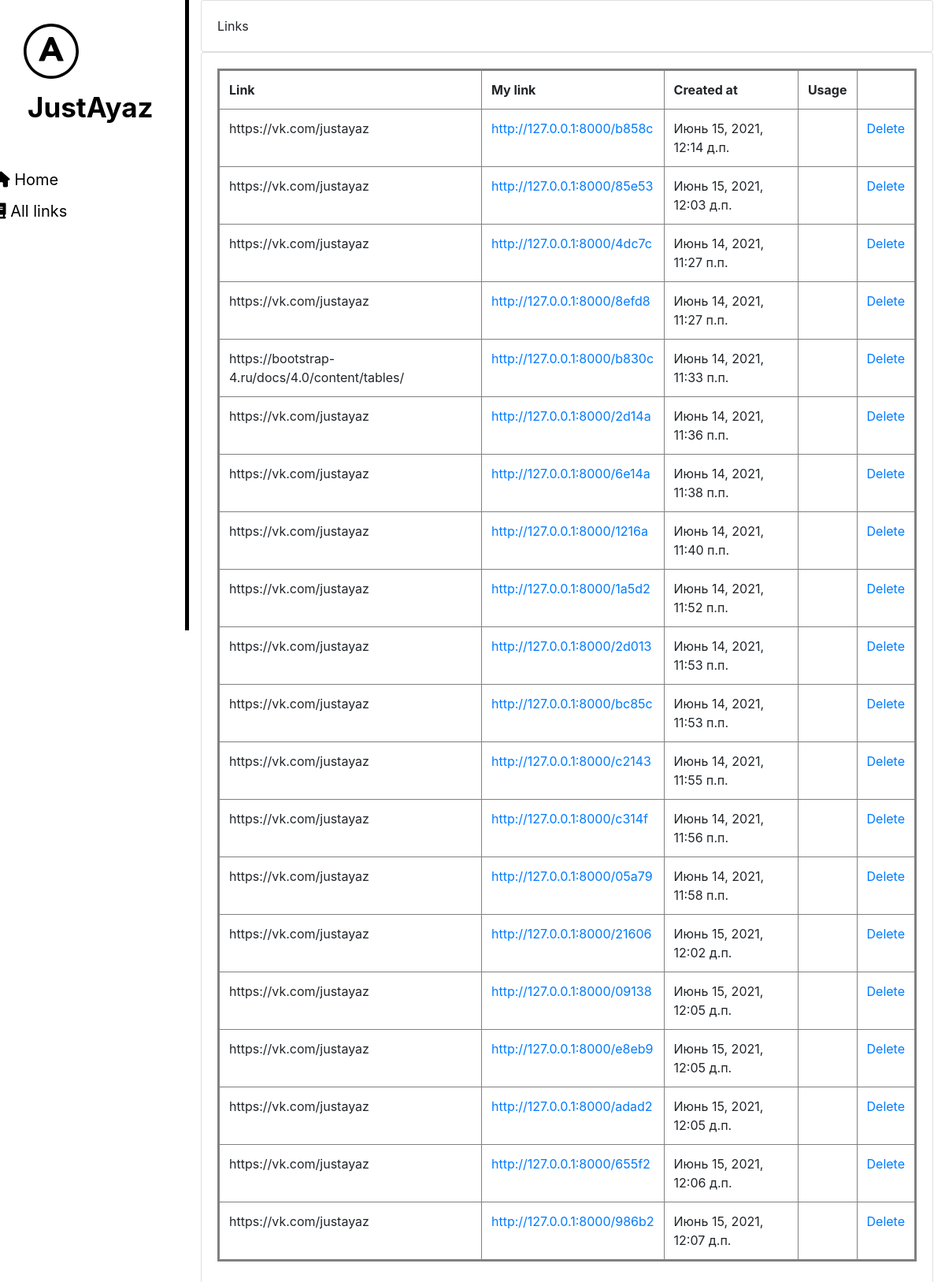
/all/, run on an earlier commit of the app's database.
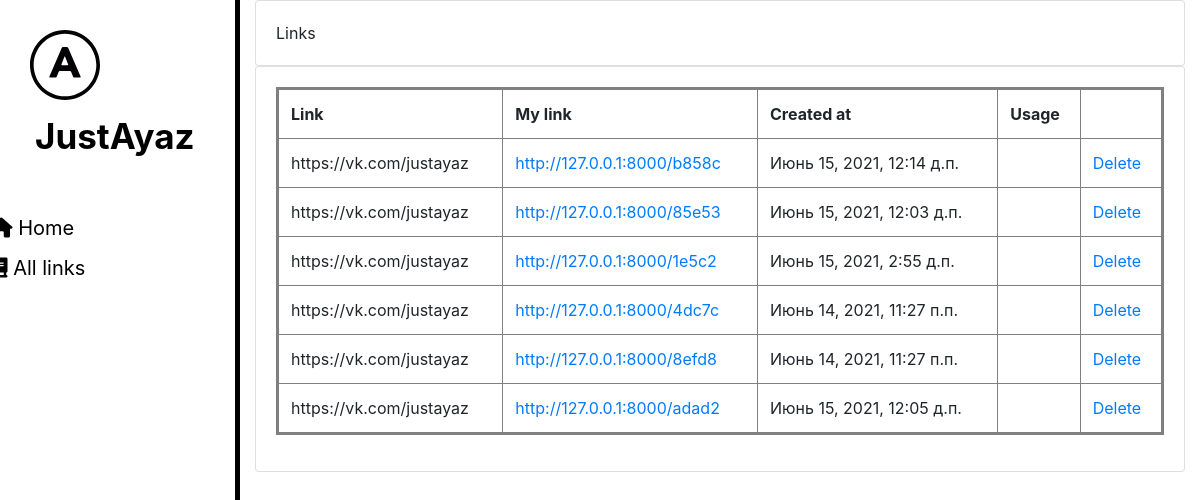
And on a later commit of the database.
### news/models.py (models this page shows, shortened)
class Links(models.Model):
    link = models.CharField(max_length=100, blank=True)
    my_link = models.CharField(max_length=100, blank=True)
    created_at = models.DateTimeField(auto_now_add=True)
    count = models.IntegerField(default=0)

### news/views.py (the view)
# urls.py: path('all/', lib),
def lib(request):
    links = Links.objects.order_by('-count')
    return render(request, 'news/lib2.html', context={'links': links})

### templates/news/lib2.html (shortened to what this page needs)
{% load static %}
<!DOCTYPE html>
<html lang="en">
<head>
    <link rel="stylesheet" href="https://maxcdn.bootstrapcdn.com/bootstrap/4.0.0/css/bootstrap.min.css">
    <link rel="stylesheet" href="{% static 'news/css/news.css' %}">
</head>
<body>
    <aside>
        <img src="{% static 'news/img/logo.svg' %}" alt="Logo">
        <span class = "logo">JustAyaz</span>
        <ul>
            <a href="/"><li><i class="fas fa-home"></i> Home</li></a>
            <a href="/all"><li><i class="fas fa-book"></i> All links</li></a>
        </ul>
    </aside>
    <main>
        <div class="row">
            <div class="col-md">
                <div class="card card-body">
                    Links
                </div>
                <div class="card card-body">
                    <table class="table">
                        <tr>
                            <th>Link</th>
                            <th>My link</th>
                            <th>Created at</th>
                            <th>Usage</th>
                            <th></th>
                        </tr>
                        {% for link in links %}
                            <tr>
                                <td>{{ link.link }}</td>
                                <td><a href="{% url 'open_link' link.my_link %}">http://127.0.0.1:8000/{{ link.my_link }}</a></td>
                                <td>{{ link.created_at }}</td>
                                <td></td>
                                <td><a href="{% url 'delete_link' link.id %}">Delete</a></td>
                            </tr>
                        {% endfor %}
                    </table>
                </div>
            </div>
        </div>
    </main>
</body>
</html>

### news/static/news/css/news.css (style rules this page uses)
body { background: white; }
aside { float: left; background: white; width: 20%; padding: 2.5%; height: 100vh; color: black; border-right: 5px solid; }
aside img { width: 70px; float: left; margin-left: 0px; }
aside .logo { font-size: 35px; margin-left: 5px; font-weight: bold; position: relative; top: 10px; }
aside ul { margin-top: 50px; list-style: none; float: left; }
aside ul li { font-size: 20px; color: black; display: block; margin-top: 10px; position: relative; left: -80px; transition: transform .3s ease; }
th, td { border: 1px solid grey; }
table { border: 3px solid grey; }

What changed in the data, as far as the page shows it:
removed Links: link "https://bootstrap-4.ru/docs/4.0/content/tables/", my_link "b830c", created_at "Июнь 14, 2021, 11:33 п.п."
removed Links: link "https://vk.com/justayaz", my_link "2d14a", created_at "Июнь 14, 2021, 11:36 п.п."
removed Links: link "https://vk.com/justayaz", my_link "6e14a", created_at "Июнь 14, 2021, 11:38 п.п."
removed Links: link "https://vk.com/justayaz", my_link "1216a", created_at "Июнь 14, 2021, 11:40 п.п."
removed Links: link "https://vk.com/justayaz", my_link "1a5d2", created_at "Июнь 14, 2021, 11:52 п.п."
removed Links: link "https://vk.com/justayaz", my_link "2d013", created_at "Июнь 14, 2021, 11:53 п.п."
removed Links: link "https://vk.com/justayaz", my_link "bc85c", created_at "Июнь 14, 2021, 11:53 п.п."
removed Links: link "https://vk.com/justayaz", my_link "c2143", created_at "Июнь 14, 2021, 11:55 п.п."
removed Links: link "https://vk.com/justayaz", my_link "c314f", created_at "Июнь 14, 2021, 11:56 п.п."
removed Links: link "https://vk.com/justayaz", my_link "05a79", created_at "Июнь 14, 2021, 11:58 п.п."
removed Links: link "https://vk.com/justayaz", my_link "21606", created_at "Июнь 15, 2021, 12:02 д.п."
removed Links: link "https://vk.com/justayaz", my_link "09138", created_at "Июнь 15, 2021, 12:05 д.п."
removed Links: link "https://vk.com/justayaz", my_link "e8eb9", created_at "Июнь 15, 2021, 12:05 д.п."
removed Links: link "https://vk.com/justayaz", my_link "655f2", created_at "Июнь 15, 2021, 12:06 д.п."
removed Links: link "https://vk.com/justayaz", my_link "986b2", created_at "Июнь 15, 2021, 12:07 д.п."
added Links: link "https://vk.com/justayaz", my_link "1e5c2", created_at "Июнь 15, 2021, 2:55 д.п."
